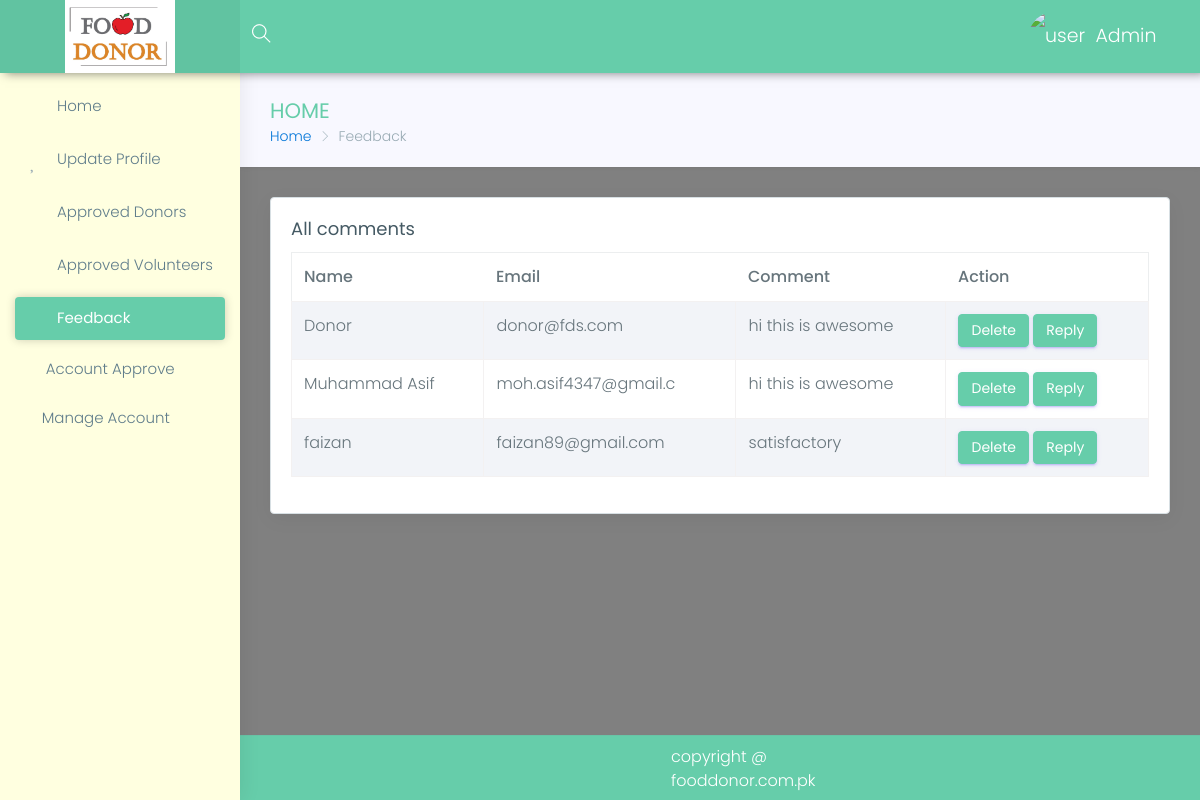
The page /fdsadmin/feedbacks (signed in) on the database its author committed.
### donor/models.py (models this page shows)
class Feedback(models.Model):
    full_name=models.CharField(max_length=15, null=False, blank=False)
    email=models.CharField(max_length=20, null=False, blank=False)
    comment=models.CharField(max_length=500, null=False, blank=False)

### fdsadmin/views.py (the view)
@login_required
def feedback(request):
    if not auth_admin(request):
        return redirect('/home/login')
    feedbacks = Feedback.objects.all()
    return render(request, 'fdsadmin/feedback.html', {'feedbacks': feedbacks})

### fdsadmin/views.py (called while the page is built)
def auth_admin(request):
    if request.user.is_staff:
        return True
    else:
        return False

### templates/fdsadmin/feedback.html (shortened to what this page needs)
{% extends 'panel-base.html' %}
{% block sidebar %}
            {% include 'fdsadmin/sidebar.html' %}
        {% endblock %}
{% block bradcrump %}
    <div class="row page-titles">
                    <div class="col-md-5 col-8 align-self-center">
                        <h3 class="text-themecolor">HOME</h3>
                        <ol class="breadcrumb">
                            <li class="breadcrumb-item"><a href="{% url 'fdsadmin-index' %}">Home</a></li>
                            <li class="breadcrumb-item active">Feedback</li>
                        </ol>
                    </div>
                </div>
{% endblock %}
{% block main %}
                 <div class="row">
                    <div class="col-lg-12">
                        <div class="card">
                            <div class="card-block">
                                <h4 class="card-title">All comments</h4>
                                <div class="table-responsive">
                                    <table id="myTable" class="table table-hover table-striped table-bordered">
                                        <thead>
                                            <tr>
                                                <th>Name</th>
                                                <th>Email</th>
                                                <th>Comment</th>
                                                <th>Action</th>
                                            </tr>
                                        </thead>
                                        <tbody>
                                        {% for feedback in feedbacks %}
                                            <tr>
                                                <td>{{ feedback.full_name }}</td>
                                                <td>{{ feedback.email }}</td>
                                                <td>{{ feedback.comment }}</td>
                                                <td>
                                                <a href="#"   class="btn btn-primary">Delete</a>
                                                   <a href="#" data-toggle="modal" data-target="#reply"   class="btn btn-primary">Reply</a>
                                                </td>
                                            </tr>
                                        {% endfor %}
                                        </tbody>
                                    </table>
                                </div>
                            </div>
                        </div>
                    </div>
                </div>
{% endblock %}

### templates/panel-base.html (shortened to what this page needs)
{% load static %}
<!DOCTYPE html>
<html lang="en">
<head>
    <link href="{% static 'Panel/assets/plugins/bootstrap/css/bootstrap.min.css' %}" rel="stylesheet">
    <link href="{% static 'Panel/assets/plugins/chartist-js/dist/chartist.min.css' %}" rel="stylesheet">
    <link href="{% static 'Panel/assets/plugins/chartist-js/dist/chartist-init.css' %}" rel="stylesheet">
    <link href="{% static 'Panel/assets/plugins/chartist-plugin-tooltip-master/dist/chartist-plugin-tooltip.css' %}" rel="stylesheet">
    <link href="{% static 'Panel/assets/plugins/c3-master/c3.min.css' %}" rel="stylesheet">
    <link href="{% static 'Panel/lite/css/style.css' %}" rel="stylesheet">
    <link href="{% static 'Panel/lite/css/colors/blue.css' %}" id="theme" rel="stylesheet">
    <link rel="stylesheet" type="text/css" href="https://cdn.datatables.net/v/bs4/jq-3.3.1/dt-1.10.18/datatables.min.css"/>
</head>
<body class="fix-header fix-sidebar card-no-border">
    <div id="main-wrapper">
        <header class="topbar">
            <nav class="navbar top-navbar navbar-toggleable-sm navbar-light">
                <div class="navbar-header">
                    <a class="navbar-brand" href="{% url 'donor-index' %}">
                        <b>
                            <img src="{% static "images/Capture.PNG" %}" style="width: 110px" alt="homepage" class="light-logo" />
                        </b>
                    </a>
                </div>
                <div class="navbar-collapse">
                    <ul class="navbar-nav mr-auto mt-md-0">
                        <li class="nav-item hidden-sm-down search-box"> <a class="nav-link hidden-sm-down text-muted waves-effect waves-dark" href="javascript:void(0)"><i class="ti-search"></i></a>
                        </li>
                    </ul>
                    <ul class="navbar-nav my-lg-0">
                        <li class="nav-item dropdown">
                            <a href="" class="link" data-toggle="tooltip" title="Email"><i class="mdi mdi-gmail" style="
                                     margin-right: 46px;"></i></a>
                            <a class="nav-link dropdown-toggle text-muted waves-effect waves-dark" href="" data-toggle="dropdown" aria-haspopup="true" aria-expanded="false"><img src="{{ request.session.pic }}" alt="user" class="profile-pic m-r-10" />{{ user.first_name }}</a>
                        <a href="/home/logout" class="link" data-toggle="tooltip" title="Logout"><i class="mdi mdi-power"></i></a>
                        </li>
                    </ul>
                </div>
            </nav>
        </header>
        {% block sidebar %}
        {% endblock %}
        <div class="page-wrapper">
            <div class="container-fluid" style="padding-top: 0px;">
                {% block bradcrump %}{% endblock %}
                {% block main %}{% endblock %}
            </div>
            <footer class="footer"> copyright @ fooddonor.com.pk </footer>
        </div>
    </div>
</body>
</html>

### home/static/Panel/lite/css/colors/blue.css (style rules this page uses)
.topbar { background: #66CDAA; }
.topbar .navbar-header { background: rgba(0, 0, 0, 0.05); }
.topbar .top-navbar .navbar-header .navbar-brand .light-logo { display: inline-block; color: rgba(255, 255, 255, 0.8); }
.topbar .navbar-light .navbar-nav .nav-item > a.nav-link { color: #ffffff !important; }
.text-themecolor { color: #66CDAA !important; }

### templates/panel-base.html (style rules this page uses)
.footer { padding: 9px 431px !important; }

### rows shown on the page
Feedback: full_name "Donor", email "donor@fds.com", comment "hi this is awesome"
Feedback: full_name "Muhammad Asif", email "moh.asif4347@gmail.c", comment "hi this is awesome"
Feedback: full_name "faizan", email "faizan89@gmail.com", comment "satisfactory"

### other values the page prints
{{ user.first_name }} "Admin"
